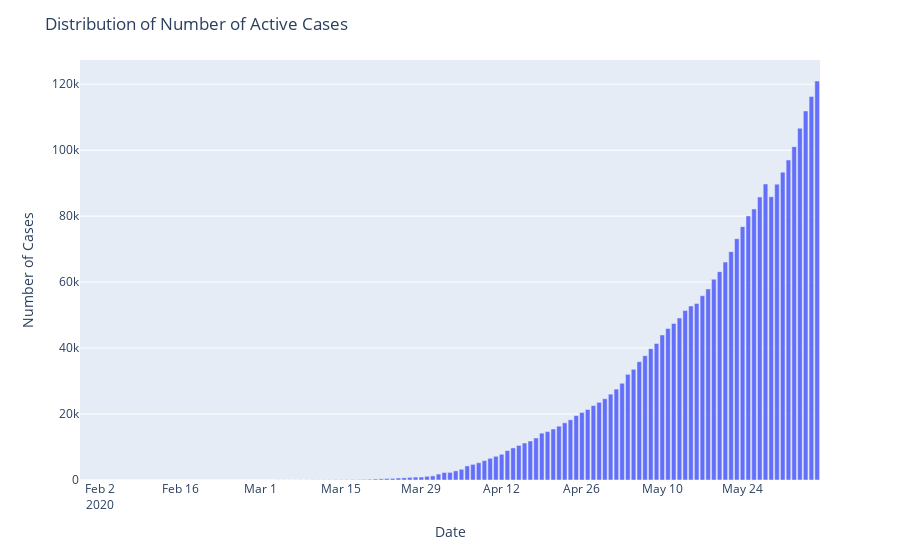

Notebook code for this chart:
### Code cell
fig=px.bar(x=india_datewise.index,y=india_datewise["Confirmed"]-india_datewise["Recovered"]-india_datewise["Deaths"])
fig.update_layout(title="Distribution of Number of Active Cases",
                  xaxis_title="Date",yaxis_title="Number of Cases",)
fig.show()

### Figure 1 — Plotly figure (JSON) as saved in the notebook; plotly's stock layout.template omitted (floating-point values rounded to 4 significant figures; data arrays with more than 128 entries replaced by an {"elided": "..."} marker saying what was removed)
{"data": [{"alignmentgroup": "True", "hovertemplate": "x=%{x}<br>y=%{y}<extra></extra>", "legendgroup": "", "marker": {"color": "#636efa"}, "name": "", "offsetgroup": "", "orientation": "v", "showlegend": false, "textposition": "auto", "type": "bar", "x": {"elided": "129 str values"}, "xaxis": "x", "y": {"elided": "129 int values"}, "yaxis": "y"}], "layout": {"barmode": "relative", "legend": {"tracegroupgap": 0}, "margin": {"t": 60}, "title": {"text": "Distribution of Number of Active Cases"}, "xaxis": {"anchor": "y", "domain": [0, 1], "title": {"text": "Date"}}, "yaxis": {"anchor": "x", "domain": [0, 1], "title": {"text": "Number of Cases"}}}}
